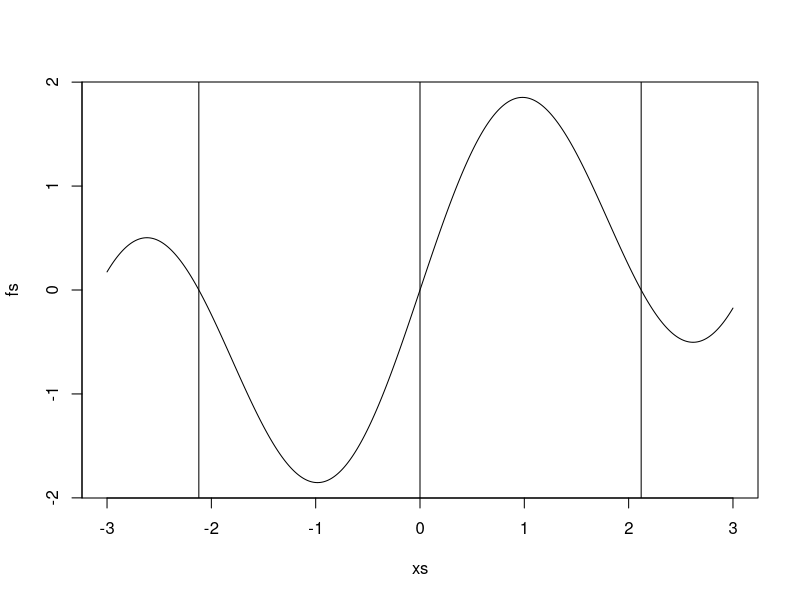
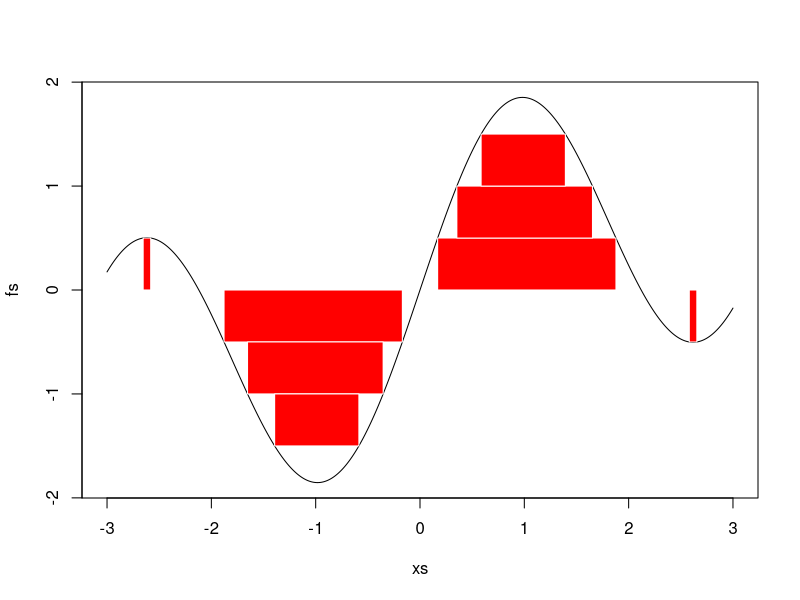
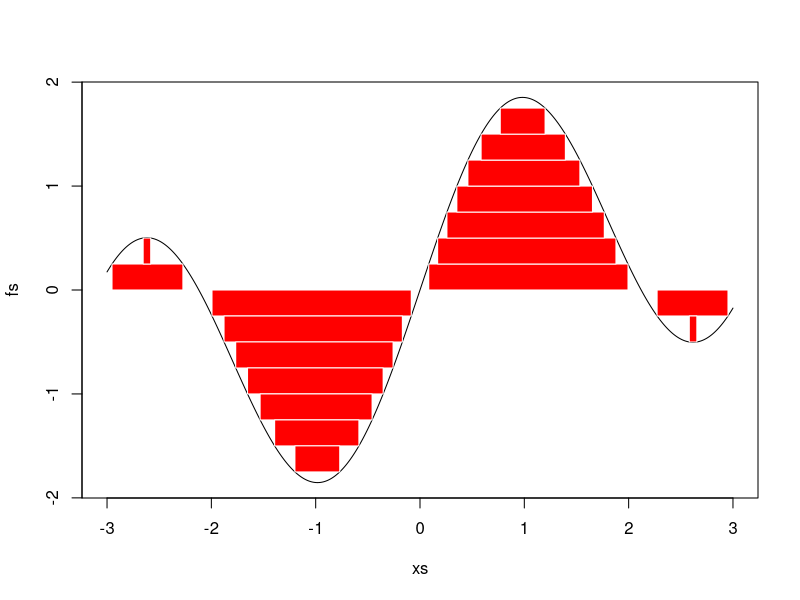
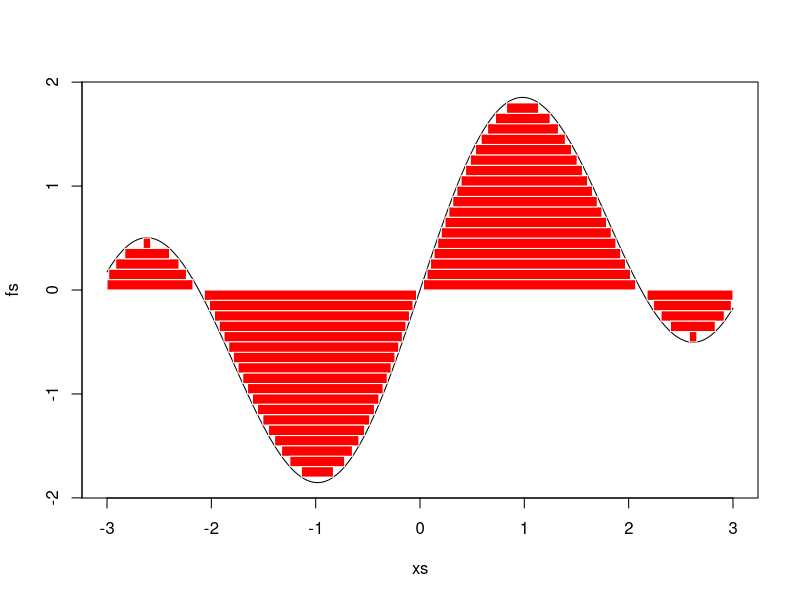

Write R code to recreate these figures, in order.
f <- function(x) { 
  1.5 * (sin(100 * pi / 180 * x) + 0.25 * x)
}

xs <- seq(-3, 3, 0.001)
fs <- sapply(xs, function(x) f(x))
plot(xs, fs, type="l")

z1 <- uniroot(function(x) f(x), c(-3, -1), maxiter = 10000)$root
z2 <- uniroot(function(x) f(x), c(-1, +1), maxiter = 10000)$root
z3 <- uniroot(function(x) f(x), c(+1, +3), maxiter = 10000)$root

abline(v=z1)
abline(v=z2)
abline(v=z3)

bins <- c(-3, z1, z2, z3, +3)
signs <- c(1, -1, 1, -1)

# Fine
delta <- 0.5

rects <- list()
n <- 1

for (b in 1:4) {
  xs <- seq(bins[b], bins[b + 1], 0.001)
  absfs <- sapply(xs, function(x) abs(f(x)))

  fmax <- max(absfs)
  xmax <- xs[which(absfs == fmax)]
            
  heights <- seq(delta, fmax, delta)
  h <- 0
  
  for (height in heights) {
    if (height < abs(f(bins[b]))) {
      l <- bins[b]
      u <- uniroot(function(x) abs(f(x)) - height, c(xmax, bins[b + 1]), maxiter = 10000)$root
    } else if (height < abs(f(bins[b + 1]))) {
      l <- uniroot(function(x) abs(f(x)) - height, c(bins[b], xmax), maxiter = 10000)$root
      u <- bins[b + 1]
    } else {
      l <- uniroot(function(x) abs(f(x)) - height, c(bins[b], xmax), maxiter = 10000)$root
      u <- uniroot(function(x) abs(f(x)) - height, c(xmax, bins[b + 1]), maxiter = 10000)$root
    }
    rects[[n]] <- c(l, u, h, signs[b] * height)
    
    h <- signs[b] * height
    n <- n + 1
  }
}

xs <- seq(-3, 3, 0.001)
fs <- sapply(xs, function(x) f(x))
plot(xs, fs, type="l")

for (r in rects) {
  rect(r[1], r[3], r[2], r[4], col="red", border=FALSE)
  cat(sprintf("%f/%f/%f/%f, ", r[1], r[3], r[2], r[4]))
}

# Finer
delta <- 0.25

rects <- list()
n <- 1

for (b in 1:4) {
  xs <- seq(bins[b], bins[b + 1], 0.001)
  absfs <- sapply(xs, function(x) abs(f(x)))
  
  fmax <- max(absfs)
  xmax <- xs[which(absfs == fmax)]
  
  heights <- seq(delta, fmax, delta)
  h <- 0
  
  for (height in heights) {
    if (height < abs(f(bins[b]))) {
      l <- bins[b]
      u <- uniroot(function(x) abs(f(x)) - height, c(xmax, bins[b + 1]), maxiter = 10000)$root
    } else if (height < abs(f(bins[b + 1]))) {
      l <- uniroot(function(x) abs(f(x)) - height, c(bins[b], xmax), maxiter = 10000)$root
      u <- bins[b + 1]
    } else {
      l <- uniroot(function(x) abs(f(x)) - height, c(bins[b], xmax), maxiter = 10000)$root
      u <- uniroot(function(x) abs(f(x)) - height, c(xmax, bins[b + 1]), maxiter = 10000)$root
    }
    rects[[n]] <- c(l, u, h, signs[b] * height)
    
    h <- signs[b] * height
    n <- n + 1
  }
}

xs <- seq(-3, 3, 0.001)
fs <- sapply(xs, function(x) f(x))
plot(xs, fs, type="l")

for (r in rects) {
  rect(r[1], r[3], r[2], r[4], col="red", border=FALSE)
  cat(sprintf("%f/%f/%f/%f, ", r[1], r[3], r[2], r[4]))
}

# Finest
delta <- 0.1

rects <- list()
n <- 1

for (b in 1:4) {
  xs <- seq(bins[b], bins[b + 1], 0.001)
  absfs <- sapply(xs, function(x) abs(f(x)))
  
  fmax <- max(absfs)
  xmax <- xs[which(absfs == fmax)]
  
  heights <- seq(delta, fmax, delta)
  h <- 0
  
  for (height in heights) {
    if (height < abs(f(bins[b]))) {
      l <- bins[b]
      u <- uniroot(function(x) abs(f(x)) - height, c(xmax, bins[b + 1]), maxiter = 10000)$root
    } else if (height < abs(f(bins[b + 1]))) {
      l <- uniroot(function(x) abs(f(x)) - height, c(bins[b], xmax), maxiter = 10000)$root
      u <- bins[b + 1]
    } else {
      l <- uniroot(function(x) abs(f(x)) - height, c(bins[b], xmax), maxiter = 10000)$root
      u <- uniroot(function(x) abs(f(x)) - height, c(xmax, bins[b + 1]), maxiter = 10000)$root
    }
    rects[[n]] <- c(l, u, h, signs[b] * height)
    
    h <- signs[b] * height
    n <- n + 1
  }
}

xs <- seq(-3, 3, 0.001)
fs <- sapply(xs, function(x) f(x))
plot(xs, fs, type="l")

for (r in rects) {
  rect(r[1], r[3], r[2], r[4], col="red", border=FALSE)
  cat(sprintf("%f/%f/%f/%f, ", r[1], r[3], r[2], r[4]))
}